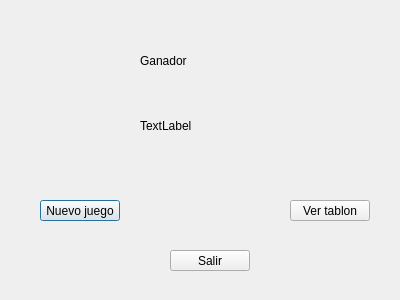
<?xml version="1.0" encoding="UTF-8"?>
<ui version="4.0">
 <class>Menu_final</class>
 <widget class="QDialog" name="Menu_final">
  <property name="geometry">
   <rect>
    <x>0</x>
    <y>0</y>
    <width>400</width>
    <height>300</height>
   </rect>
  </property>
  <property name="windowTitle">
   <string>Dialog</string>
  </property>
  <widget class="QLabel" name="label">
   <property name="geometry">
    <rect>
     <x>140</x>
     <y>40</y>
     <width>141</width>
     <height>41</height>
    </rect>
   </property>
   <property name="text">
    <string>Ganador</string>
   </property>
  </widget>
  <widget class="QLabel" name="lbl_ganador">
   <property name="geometry">
    <rect>
     <x>140</x>
     <y>110</y>
     <width>131</width>
     <height>31</height>
    </rect>
   </property>
   <property name="text">
    <string>TextLabel</string>
   </property>
  </widget>
  <widget class="QPushButton" name="nuevo_juego">
   <property name="geometry">
    <rect>
     <x>40</x>
     <y>200</y>
     <width>80</width>
     <height>21</height>
    </rect>
   </property>
   <property name="text">
    <string>Nuevo juego</string>
   </property>
  </widget>
  <widget class="QPushButton" name="salir">
   <property name="geometry">
    <rect>
     <x>170</x>
     <y>250</y>
     <width>80</width>
     <height>21</height>
    </rect>
   </property>
   <property name="text">
    <string>Salir</string>
   </property>
  </widget>
  <widget class="QPushButton" name="tablon">
   <property name="geometry">
    <rect>
     <x>290</x>
     <y>200</y>
     <width>80</width>
     <height>21</height>
    </rect>
   </property>
   <property name="text">
    <string>Ver tablon</string>
   </property>
  </widget>
 </widget>
 <resources/>
 <connections/>
</ui>
